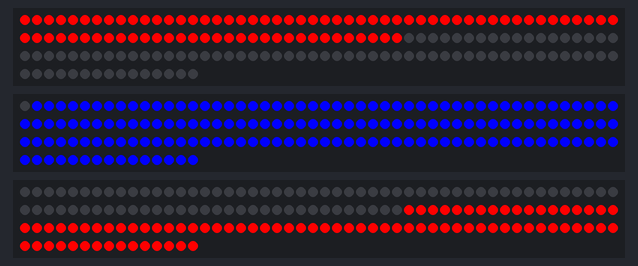
The sketch below on a simulated Arduino Uno, built with avr-gcc and run on an emulated ATmega328P. On the bench: 3 × 165 RGB LEDs in strip order, left to right, continuing on the next row.

Above: at 1.1 s.
At 10.3 s:
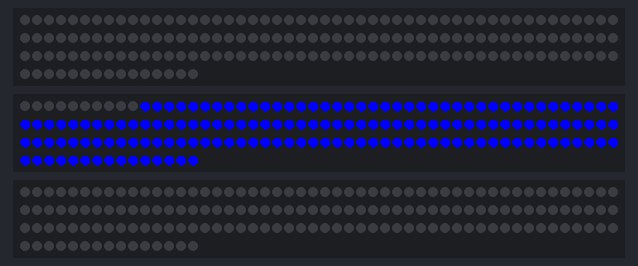
At 29.6 s:
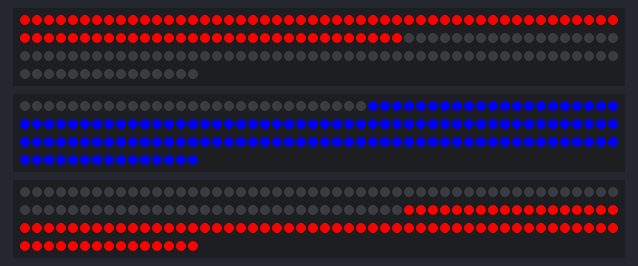
At 38.8 s:
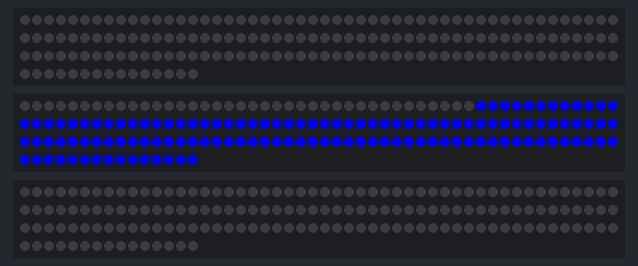

The sketch:

ASCEproject.ino
```cpp
#include <FastLED.h>

#define NUM_LEDS 165  // Adjust the number of LEDs per strip
#define DATA_PIN_1 9
#define DATA_PIN_2 11
#define DATA_PIN_3 13

CRGB leds1[NUM_LEDS];
CRGB leds2[NUM_LEDS];
CRGB leds3[NUM_LEDS];

int currentLED = 0;
float lightPercent = 1;

void setup() {
    FastLED.addLeds<NEOPIXEL, DATA_PIN_1>(leds1, NUM_LEDS);
    FastLED.addLeds<NEOPIXEL, DATA_PIN_2>(leds2, NUM_LEDS);
    FastLED.addLeds<NEOPIXEL, DATA_PIN_3>(leds3, NUM_LEDS);
    FastLED.setBrightness((float)255 * lightPercent);
  for (int i = 0; i < NUM_LEDS / 2; i++) {
    leds1[i] = CRGB(255, 0, 0);  // Red color
  }
  for (int i = 0; i < NUM_LEDS; i++) {
    leds2[i] = CRGB(0, 0, 255);  // Green color
  }
  for (int i = NUM_LEDS / 2; i < NUM_LEDS; i++) {
    leds3[i] = CRGB(255, 0, 0);  // Red color
  }
  FastLED.show();
  delay(1000);
}

void loop() {
  leds2[currentLED] = CRGB::Black;

  // Move to the next LED
  currentLED++;

  // Reset to the beginning once all LEDs are turned off
  if (currentLED >= NUM_LEDS) {
    currentLED = 0;
    // Reinitialize all LEDs to green
    for (int i = 0; i < NUM_LEDS; i++) {
      leds2[i] = CRGB(0, 0, 255);  // Green color
    }
    delay(500);  // Optional delay before restarting the sequence
  }

  if(currentLED % 2 == 0){
    for (int i = 0; i < NUM_LEDS / 2; i++) {
      leds1[i] = CRGB(0, 0, 0);  // Red color
    }
  }else{
    for (int i = 0; i < NUM_LEDS / 2; i++) {
      leds1[i] = CRGB(255, 0, 0);  // Red color
    }
  }

  if(currentLED % 2 == 0){
    for (int i = NUM_LEDS / 2; i < NUM_LEDS; i++) {
      leds3[i] = CRGB(0, 0, 0);  // Red color
    }
  }else{
    for (int i = NUM_LEDS / 2; i < NUM_LEDS; i++) {
      leds3[i] = CRGB(255, 0, 0);  // Red color
    }
  }

  FastLED.show();
  delay(1000);  // Adjust delay for the speed at which LEDs turn off

}
```

Measured:
- what the display in image 0 shows lasts 1.1 s, from 1.0 s to 2.1 s
